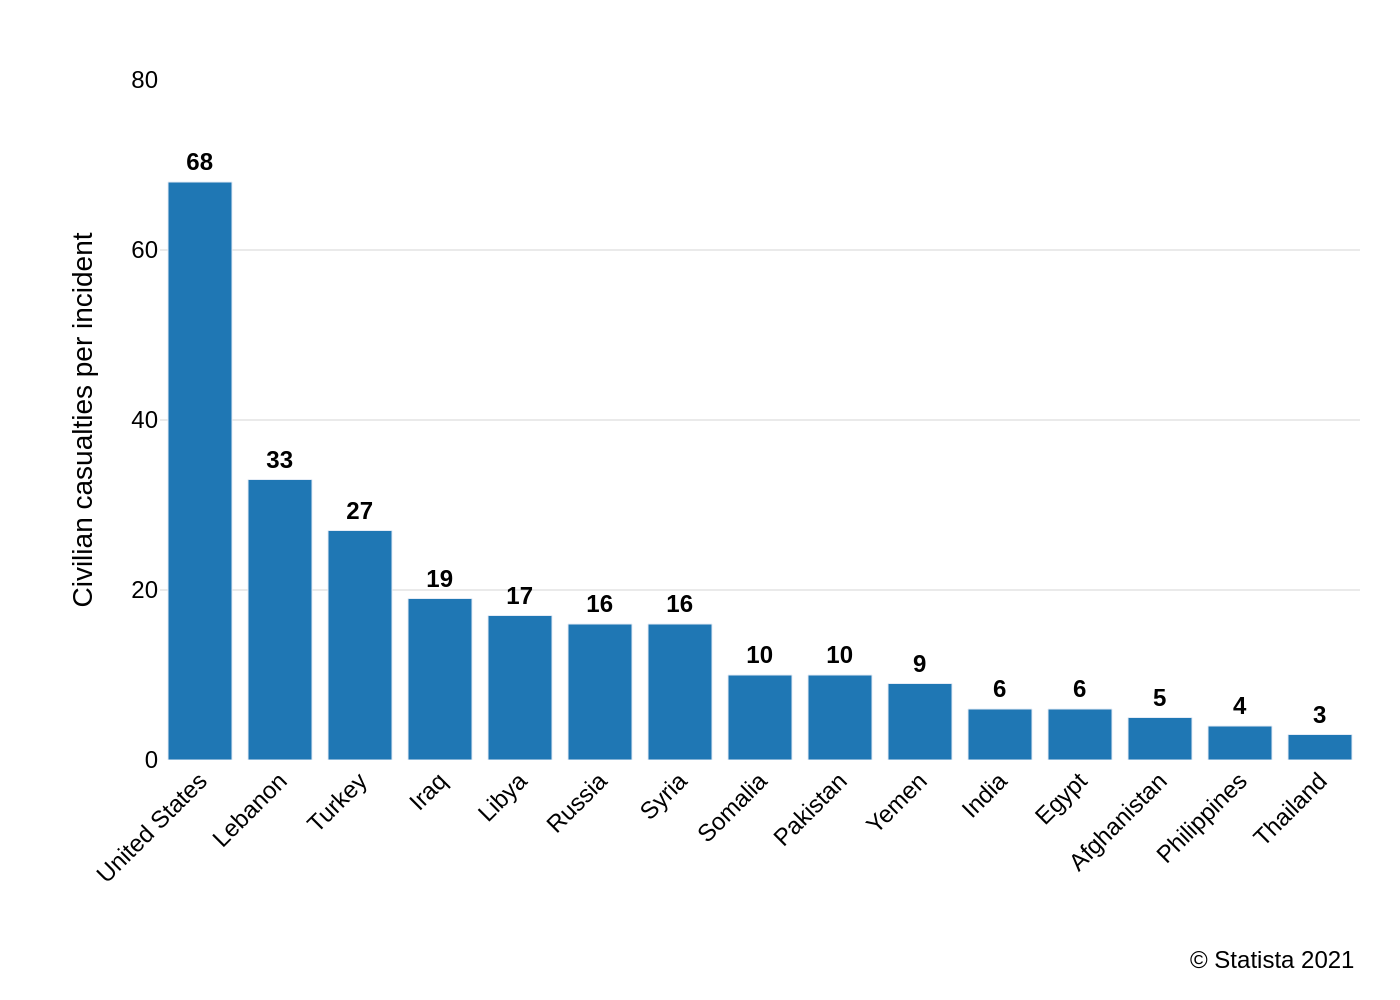

Generate this figure with Python:
import sys
import json
import pathlib
import plotly.graph_objects as go

if len(sys.argv) != 2:
    print(f"Usage: python {sys.argv[0]} <json_file_path>")
    sys.exit(1)

json_path = sys.argv[1]

with open(json_path, 'r', encoding='utf-8') as f:
    config = json.load(f)

chart_data = config.get('chart_data', [])
texts = config.get('texts', {})
colors = config.get('colors', [])

categories = [item['category'] for item in chart_data]
values = [item['value'] for item in chart_data]
bar_color = colors[0] if colors else '#1F77B4'

fig = go.Figure()

fig.add_trace(go.Bar(
    x=categories,
    y=values,
    text=values,
    textposition='outside',
    marker_color=bar_color,
    textfont=dict(family="Arial", size=12, color='black', weight='bold'),
    cliponaxis=False
))

fig.update_layout(
    font=dict(family="Arial", size=12, color="black"),
    plot_bgcolor='white',
    showlegend=False,
    xaxis=dict(
        tickangle=-45,
        showline=False,
        showgrid=False
    ),
    yaxis=dict(
        title_text=texts.get('y_axis_title'),
        range=[0, 80],
        tickvals=[0, 20, 40, 60, 80],
        showgrid=True,
        gridcolor='#EAEAEA',
        gridwidth=1,
        zeroline=False,
        showline=False
    ),
    margin=dict(l=80, r=20, t=40, b=120),
    annotations=[
        dict(
            showarrow=False,
            text=texts.get('source', ''),
            xref="paper", yref="paper",
            x=1, y=-0.32,
            xanchor='right', yanchor='bottom',
            align='right',
            font=dict(family="Arial", size=12)
        )
    ]
)

output_filename_base = pathlib.Path(json_path).stem
output_filename = f"{output_filename_base}.png"

fig.write_image(output_filename, scale=2)

print(f"Chart saved to {output_filename}")
